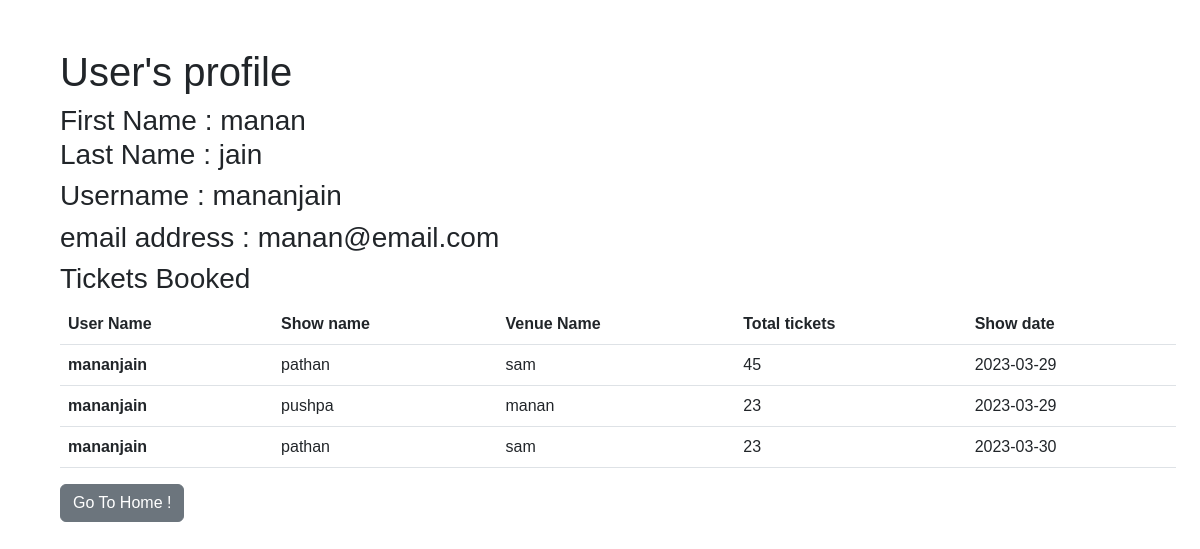
/user_profile (signed in), run on the app's committed database.
### app/models/models.py (models this page shows, shortened)
class User(db.Model, UserMixin):
    __tablename__ = "user"
    user_id = db.Column(db.Integer, primary_key=True, autoincrement=True)
    email = db.Column(db.String(150), unique=True, nullable=False)
    password = db.Column(db.String(150), nullable=False)
    cpassword = db.Column(db.String(150), nullable=False)
    first_name = db.Column(db.String(150), nullable=False)
    last_name = db.Column(db.String(150), nullable=False)
    username = db.Column(db.String(150), unique=True, nullable=False)
    isadmin = db.Column(db.Boolean, default=False)

class TicketsBooked(db.Model):
    __tablename__ = "ticket_booked"
    booking_id = db.Column(db.Integer, primary_key=True, autoincrement=True)
    username = db.Column(db.String, db.ForeignKey(
        'user.username'), nullable=False)
    showname = db.Column(db.String, db.ForeignKey(
        'shows.show_name'), nullable=False)
    venuename = db.Column(db.String, db.ForeignKey(
        'venues.venue_name'), nullable=False)
    totalticket = db.Column(db.Integer, nullable=False)
    reservation_date = db.Column(DATE(storage_format="%(day)02d/%(month)02d/%(year)04d",
                                      regexp=re.compile("(?P<day>\d+)/(?P<month>\d+)/(?P<year>\d+)")))
    venue = db.relationship(
        'Venues', backref=db.backref('ticket_booked', lazy=True))
    show = db.relationship(
        'Shows', backref=db.backref('ticket_booked', lazy=True))
    user = db.relationship(
        'User', backref=db.backref('ticket_booked', lazy=True))

### app/controllers/users/controllers.py (the view)
@controllers.route("/user_profile", methods=['GET', 'POST'])
@login_required
def get_user_profile():
    userdata = {
        "username": current_user.username,
        "first_name": current_user.first_name,
        "last_name": current_user.last_name,
        "email": current_user.email
    }
    tickets_booked = TicketsBooked.query.filter_by(username=current_user.username)
    return render_template("user/login_n_signup/user_profile.html.jinja2", user=userdata, tickets_booked=tickets_booked)

### app/controllers/auth.py (called while the page is built)
@login_manager.user_loader
def load_user(user_id):
    return User.query.get(int(user_id))

### app/templates/user/login_n_signup/user_profile.html.jinja2
{% extends "user/base.html.jinja2" %}
{% block content %}
    <div class="container m-5">
        <h1>User's profile</h1>
        <h3>
            First Name : {{user.first_name}}
            <br />
            Last Name : {{user.last_name}}
        </h3>
        <h3>
            Username : {{user.username}}
        </h3>
        <h3>
            email address : {{user.email}}
        </h3>
        <h3>
            Tickets Booked
        </h3>
        <div>
            <table class="table">
            <thead>
                <tr>
                    <th scope="col">User Name</th>
                    <th scope="col">Show name</th>
                    <th scope="col">Venue Name</th>
                    <th scope="col">Total tickets</th>
                    <th scope="col">Show date</th>
                </tr>
            </thead>
            <tbody>
                {% for booking in tickets_booked %}
                <tr>
                    <th scope="row">{{booking.username}}</th>
                    <td>{{booking.showname}}</td>
                    <td>{{booking.venuename}}</td>
                    <td>{{booking.totalticket}}</td>
                    <td>{{booking.reservation_date}}</td>
                </tr>
                {% endfor %}
            </tbody>
        </table>
        </div>
        <a href="/" class="btn btn-secondary">Go To Home !</a>
    </div>
{% endblock content %}

### app/static/styles/index.style.css (style rules this page uses)
*, *::before, *::after { box-sizing: border-box; }
:root { font-family: 'PT Sans', sans-serif; --clr-primary-5 : #f2f2f2; --clr-primary-4 : #f25757; --clr-primary-3 : #030f26; --clr-primary-2 : #732743; --clr-primary-1 : #d93250; --clr-sec-1 : #FF3D3D; --w-light : 300; --w-heavy : 700; --w-regular : 500; }
.container { font-family: 'PT Sans', sans-serif; }

### data on the page
User: first_name "manan", last_name "jain", username "mananjain", email "manan@email.com"
TicketsBooked: username "mananjain", showname "pathan", venuename "sam", totalticket "45", reservation_date "2023-03-29"
TicketsBooked: username "mananjain", showname "pushpa", venuename "manan", totalticket "23", reservation_date "2023-03-29"
TicketsBooked: username "mananjain", showname "pathan", venuename "sam", totalticket "23", reservation_date "2023-03-30"
